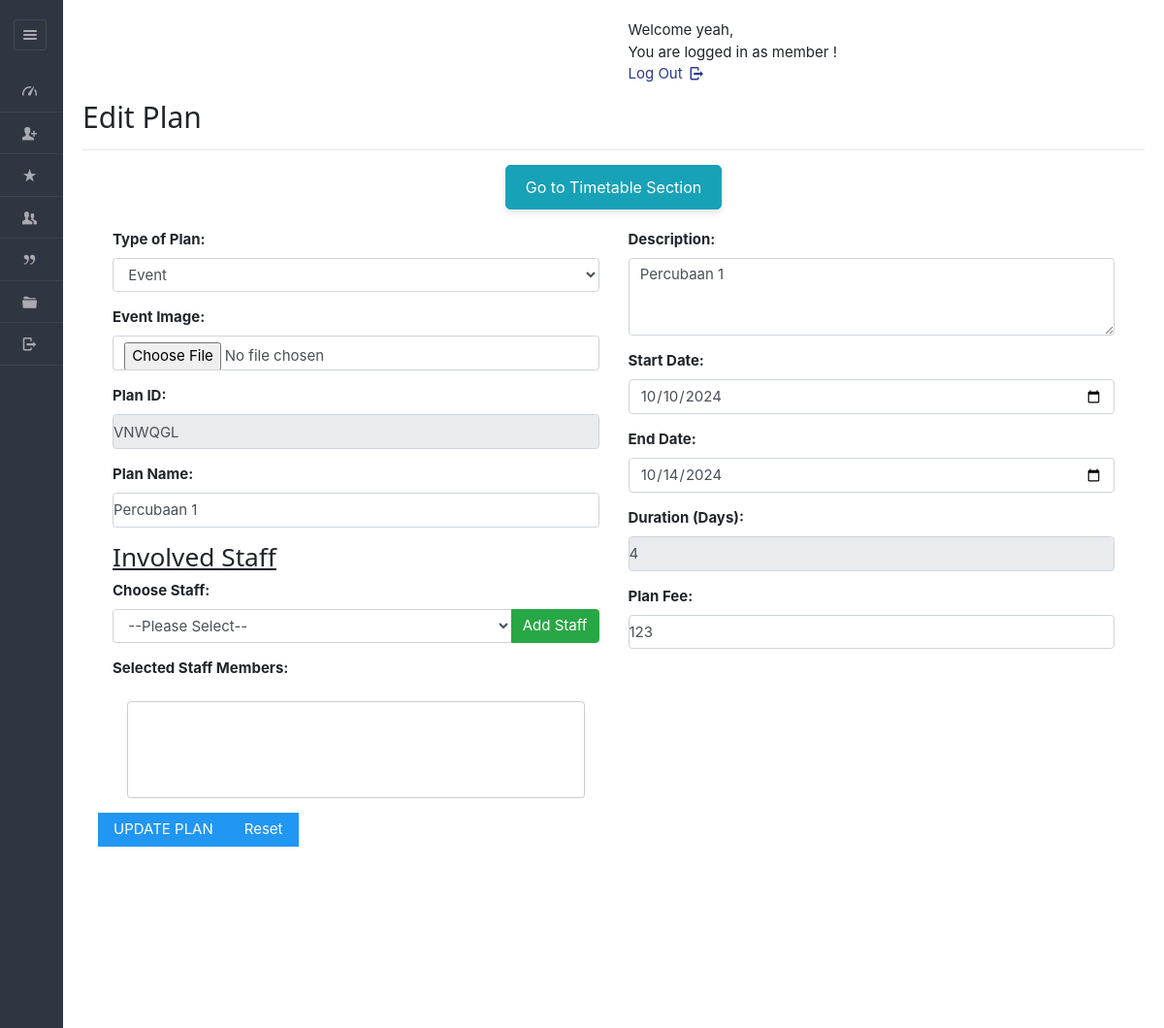
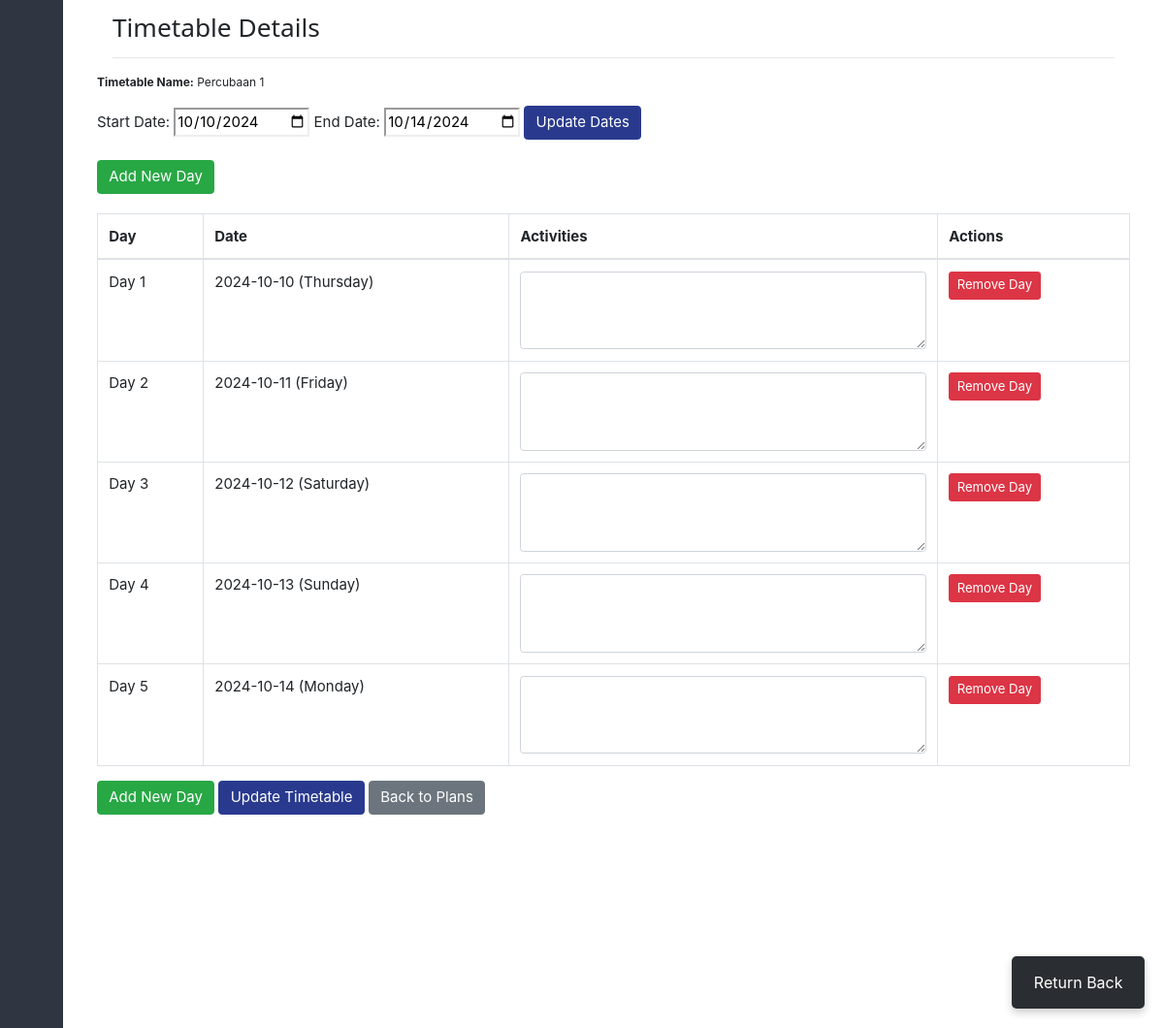
The page /dashboard/admin/timetable_detail.php?id=32727319&planid=VNWQGL (signed in) on the database its author committed (2 pictures, top to bottom).
### tables this page shows
CREATE TABLE IF NOT EXISTS `plan` (
  `planid` varchar(8) NOT NULL,
  `tid` varchar(45) DEFAULT NULL,
  `planName` varchar(20) NOT NULL,
  `description` varchar(200) NOT NULL,
  `planType` varchar(50) NOT NULL,
  `startDate` varchar(50) NOT NULL,
  `endDate` varchar(50) NOT NULL,
  `duration` int NOT NULL,
  `validity` varchar(20) NOT NULL DEFAULT 'Lifetime',
  `amount` int NOT NULL DEFAULT '0',
  `active` varchar(255) NOT NULL,
  PRIMARY KEY (`planid`),
  KEY `idx_plan_name` (`planName`),
  KEY `idx_plan_type` (`planType`),
  KEY `idx_description` (`description`),
  KEY `idx_active` (`active`)
);

CREATE TABLE IF NOT EXISTS `sports_timetable` (
  `tid` varchar(45) NOT NULL,
  `planid` varchar(50) DEFAULT NULL,
  `staffid` varchar(50) DEFAULT NULL,
  `tname` varchar(45) NOT NULL,
  `hasApproved` varchar(10) NOT NULL,
  PRIMARY KEY (`tid`)
);

CREATE TABLE IF NOT EXISTS `timetable_days` (
  `day_id` varchar(36) NOT NULL,
  `tid` varchar(36) DEFAULT NULL,
  `day_number` int DEFAULT NULL,
  `activities` text,
  PRIMARY KEY (`day_id`),
  KEY `timetable_id` (`tid`)
);

### dashboard/admin/timetable_detail.php (the view, shortened to what this page needs)
<?php
require '../../include/db_conn.php';
$id = $_GET['id'];
$datesSql = "SELECT p.planid, p.startDate, p.endDate
             FROM sports_timetable st
             JOIN plan p ON st.planid = p.planid
             WHERE st.tid = '$id'";
$datesResult = mysqli_query($con, $datesSql);
$dates = mysqli_fetch_assoc($datesResult);
if ($dates) {
    $startDate = new DateTime($dates['startDate']);
    $endDate = new DateTime($dates['endDate']);
    $sql = "SELECT t.tname, td.day_id, td.day_number, td.activities
            FROM sports_timetable t
            LEFT JOIN timetable_days td ON t.tid = td.tid
            WHERE t.tid = '$id'
            ORDER BY td.day_number";
    $result = mysqli_query($con, $sql);
    $timetableData = [];
    while ($row = mysqli_fetch_assoc($result)) {
        $timetableData[] = $row;
    }
    $dateArray = [];
    $currentDate = clone $startDate;
    while ($currentDate <= $endDate) {
        $dateArray[] = [
            'date' => $currentDate->format('Y-m-d'),
            'day' => $currentDate->format('l')
        ];
        $currentDate->modify('+1 day');
    }
}
?>
<!DOCTYPE html>
<html lang="en">
<head>
    <link rel="stylesheet" href="../../css/style.css" id="style-resource-5">
    <link rel="stylesheet" type="text/css" href="../../css/entypo.css">
    <link href="a1style.css" rel="stylesheet" type="text/css">
    <link rel="stylesheet" href="../../css/bootstrap.min.css">
    <link rel="stylesheet" href="../../css/dashboard/sidebar.css">
	<link rel="stylesheet" href="https://cdnjs.cloudflare.com/ajax/libs/font-awesome/5.15.4/css/all.min.css">
</head>
<body class="page-body page-fade" onload="collapseSidebar()">
    <div class="page-container sidebar-collapsed" id="navbarcollapse">
        <div class="sidebar-menu">
            <header class="logo-env">
                <div class="sidebar-collapse" onclick="collapseSidebar()">
                    <a href="#" class="sidebar-collapse-icon with-animation">
                        <i class="entypo-menu"></i>
                    </a>
                </div>
            </header>
            <?php include('nav.php'); ?>
        </div>
        <div class="main-content">
            <div class="row">
                <div class="col-md-6 col-sm-8 clearfix">
                </div>
                <div class="col-md-6 col-sm-4 clearfix hidden-xs">
                    <ul class="list-inline links-list pull-right">
                        <li>
                            <a href="logout.php">
                                Log Out <i class="entypo-logout right"></i>
                            </a>
                        </li>
                    </ul>
                </div>
            </div>
			            <h2>Edit Plan</h2>
<?php
$tid = mysqli_real_escape_string($con, $_GET['id']);
$sql = "SELECT p.*
        FROM plan p
        INNER JOIN sports_timetable st ON p.planid = st.planid
        WHERE st.tid = '$tid'";
$res = mysqli_query($con, $sql);
if ($res && mysqli_num_rows($res) > 0) {
    $row = mysqli_fetch_array($res, MYSQLI_ASSOC);
} else {
    echo "<p>Plan not found or invalid timetable ID.</p>";
    exit;
}
?>
            <hr/>
<button class="btn btn-info go-to-timetable-button" onclick="scrollToTimetable()">Go to Timetable Section</button>
<div class="container">
	<form id="form1" name="form1" method="post" class="a1-container" action="updateplan.php">
        <div class="row" style="margin-bottom:200px">
            <div class="col-md-6">
<div class="form-group">
    <label><b>Type of Plan:</b></label>
    <select name="plantype" id="plantype" class="form-control" required onchange="updateFeeLabel()">
        <option value="Event" <?php echo ($row['planType'] == 'Event') ? 'selected' : ''; ?>>Event</option>
    </select>
</div>
<div class="form-group">
    <label><b>Event Image:</b></label>
    <input type="file" name="image" class="form-control" accept="image/*" onchange="previewImage(event)">
</div>
                <div class="form-group">
                    <label><b>Plan ID:</b></label>
                    <input type="text" name="planid" id="planID" class="form-control" readonly
                        value="<?php echo $row['planid']; ?>">
                </div>
                <div class="form-group">
                    <label><b>Plan Name:</b></label>
                    <input type="text" name="planname" id="planName" class="form-control"
                        placeholder="Enter plan name" value='<?php echo $row['planName']; ?>'>
                </div>
				        <h3><u>Involved Staff</u></h3>
    <div class="form-group">
        <label><b>Choose Staff:</b></label>
        <div class="input-group">
            <select name="staff_select" id="boxx1" class="form-control" onchange="mystaffdetail(this.value)">
                <option value="">--Please Select--</option>
            </select>
            <div class="input-group-append">
                <button type="button" class="btn btn-success" onclick="addStaffMember()">Add Staff</button>
            </div>
        </div>
	</div>
    <div class="form-group">
        <label><b>Selected Staff Members:</b></label>
    <div id="selectedStaffContainer" style="border: 1px solid #ccc; border-radius: 0.25rem; padding: 1rem !important; margin: 1rem !important; min-height: 100px;">
        </div>
    </div>
            </div>
            <div class="col-md-6">
<div class="form-group">
    <label><b>Description:</b></label>
    <textarea name="desc" id="planDesc" class="form-control" placeholder="Enter plan description" rows="3"><?php echo $row['description']; ?></textarea>
</div>
                <div class="form-group">
                    <label><b>Start Date:</b></label>
                    <input type="date" name="startDate" id="startDate" class="form-control"
                        onchange="calculateDuration()" value='<?php echo $row['startDate']; ?>'>
                </div>
                <div class="form-group">
                    <label><b>End Date:</b></label>
                    <input type="date" name="endDate" id="endDate" class="form-control"
                        onchange="calculateDuration()" value='<?php echo $row['endDate']; ?>'>
                </div>
                <div class="form-group">
                    <label><b>Duration (Days):</b></label>
                    <input type="number" name="duration" id="duration" class="form-control" value='<?php echo $row['duration']; ?>' readonly>
                </div>
                <div class="form-group">
                    <label id="feeLabel"><b>Plan Fee:</b></label>
                    <input type="text" name="amount" id="planAmnt" class="form-control"
                        placeholder="Enter plan amount" value='<?php echo $row['amount']; ?>'>
                </div>
            </div>
			                <input class="a1-btn a1-blue" type="submit" name="submit" id="submit" value="UPDATE PLAN">
                <input class="a1-btn a1-blue" type="reset" name="reset" id="reset" value="Reset">
        </div>
        <h3 id="timetable-details" class="mt-4">Timetable Details</h3>
        <hr/>
    </form>
</div>
        <div class="container" style="margin-bottom: 200px;">
            <?php if ($dates): ?>
                <p><strong>Timetable Name:</strong> <?= htmlspecialchars($timetableData[0]['tname'] ?? 'N/A') ?></p>
<form method="POST" style="margin-bottom: 20px;">
    <label>Start Date:</label>
    <input type="date" name="startDate" value="<?= $startDate->format('Y-m-d') ?>" required>
    <label>End Date:</label>
    <input type="date" name="endDate" value="<?= $endDate->format('Y-m-d') ?>" required>
    <button type="submit" name="update_dates" class="btn btn-primary">Update Dates</button>
</form>
                <form method="POST" style="margin-bottom: 20px;">
                    <button type="submit" name="add_day" class="btn btn-success">
                        Add New Day
                    </button>
                </form>
                <form method="POST" action="">
                    <table class="table table-bordered">
                        <thead>
                            <tr>
                                <th>Day</th>
                                <th>Date</th>
                                <th>Activities</th>
                                <th>Actions</th>
                            </tr>
                        </thead>
                        <tbody>
                            <?php foreach ($dateArray as $index => $date): ?>
                                <tr>
                                    <td>Day <?= $index + 1 ?></td>
                                    <td><?= $date['date'] ?> (<?= $date['day'] ?>)</td>
                                    <td>
                                        <?php
                                        $dayData = array_filter($timetableData, function($item) use ($index) {
                                            return ($item['day_number'] ?? 0) == ($index + 1);
                                        });
                                        $dayData = reset($dayData);
                                        ?>
                                        <textarea name="activities[<?= $dayData['day_id'] ?? '' ?>]"
                                                  class="form-control"
                                                  rows="3"><?= htmlspecialchars($dayData['activities'] ?? '') ?></textarea>
                                    </td>
                                    <td>
                                        <?php if (!empty($dayData['day_id'])): ?>
                                            <form method="POST" style="display: inline;">
                                                <button type="submit" name="remove_day" class="btn btn-danger btn-sm"
                                                        onclick="return confirm('Are you sure you want to remove this day? This will update the plan end date.')">
                                                    Remove Day
                                                </button>
                                            </form>
                                        <?php endif; ?>
                                    </td>
                                </tr>
                            <?php endforeach; ?>
                        </tbody>
                    </table>
					<button type="submit" name="add_day" class="btn btn-success">Add New Day</button>
                    <button type="submit" name="update_activities" class="btn btn-primary">Update Timetable</button>
                    <a href="view_plan.php" class="btn btn-secondary">Back to Plans</a>
                </form>
            <?php endif; ?>
        </div>
    </div>
    <a class="btn-sm px-4 py-3 d-flex home-button return" style="background-color:#2a2e32" href="view_plan.php">
        Return Back
    </a>
</body>
</html>

### css/entypo.css (style rules this page uses)
[class^="entypo-"]:before, [class*=" entypo-"]:before { font-family: "entypo"; font-style: normal; font-weight: normal; speak: none; display: inline-block; text-decoration: inherit; width: 1em; margin-right: .2em; text-align: center; font-variant: normal; text-transform: none; line-height: 1em; margin-left: .2em; }
.entypo-menu:before { content: '\e811'; }
.entypo-logout:before { content: '\e85d'; }

### dashboard/admin/a1style.css (style rules this page uses)
*,*:before,*:after { box-sizing:inherit }
html { -ms-text-size-adjust:100%;-webkit-text-size-adjust:100% }
body { margin:0 }
article,aside,details,figcaption,figure,footer,header,main,menu,nav,section,summary { display:block }
a { background-color:transparent;-webkit-text-decoration-skip:objects }
hr { box-sizing:content-box;height:0;overflow:visible }
button,input,select,textarea { font:inherit;margin:0 }
button,input { overflow:visible }
button,select { text-transform:none }
button,html [type=button],[type=reset],[type=submit] { -webkit-appearance:button }
textarea { overflow:auto }
html,body { font-family:Verdana,sans-serif;font-size:15px;line-height:1.5 }
html { overflow-x:hidden }
h1,h2,h3,h4,h5,h6,.a1-slim,.a1-wide { font-family:"Segoe UI",Arial,sans-serif }
h2 { font-size:30px }
h3 { font-size:24px }
h1,h2,h3,h4,h5,h6 { font-weight:400;margin:10px 0 }
hr { border:0;border-top:1px solid #eee;margin:20px 0 }
a { color:inherit }
.a1-btn,.a1-btn-block,.a1-button { border:none;display:inline-block;outline:0;padding:6px 16px;vertical-align:middle;overflow:hidden;text-decoration:none!important;color:#fff;background-color:#000;text-align:center;cursor:pointer;white-space:nowrap }
.a1-btn,.a1-btn-floating,.a1-btn-floating-large,.a1-closenav,.a1-opennav,.a1-btn-block,.a1-button { -webkit-touch-callout:none;-webkit-user-select:none;-khtml-user-select:none;-moz-user-select:none;-ms-user-select:none;user-select:none }
.a1-btn,.a1-btn-floating,.a1-dropnav a,.a1-btn-floating-large,.a1-btn-block, .a1-navbar a,.a1-navblock a,.a1-sidenav a,.a1-pagination li a,.a1-hoverable tbody tr,.a1-hoverable li, .a1-accordion-content a,.a1-dropdown-content a,.a1-dropdown-click:hover,.a1-dropdown-hover:hover,.a1-opennav,.a1-closenav,.a1-closebtn,*[class*="a1-hover-"] { -webkit-transition:background-color .25s,color .15s,box-shadow .25s,opacity 0.25s,filter 0.25s,border 0.15s;transition:background-color .25s,color .15s,box-shadow .15s,opacity .25s,filter .25s,border .15s }
.a1-container:after,.a1-container:before,.a1-panel:after,.a1-panel:before,.a1-row:after,.a1-row:before,.a1-row-padding:after,.a1-row-padding:before,.a1-cell-row:before,.a1-cell-row:after, .a1-topnav:after,.a1-topnav:before,.a1-clear:after,.a1-clear:before,.a1-btn-group:before,.a1-btn-group:after,.a1-btn-bar:before,.a1-btn-bar:after,.a1-bar:before,.a1-bar:after { content:"";display:table;clear:both }
.a1-container { padding:0.01em 16px }
.a1-blue,.a1-hover-blue:hover { color:#fff!important;background-color:#2196F3!important }

### css/dashboard/sidebar.css (style rules this page uses)
.page-container { display: flex; min-height: 100vh; }
.sidebar-menu { width: 250px; background-color: #2b303a; color: #ffffff; }
.main-content { flex-grow: 1; padding: 20px; }

### dashboard/admin/timetable_detail.php (style rules this page uses)
.home-button { position: fixed; bottom: 20px; right: 20px; background-color: #007bff; color: white; padding: 20px 25px; border-radius: 5px; text-decoration: none; font-size: 16px; box-shadow: 0 4px 8px rgba(0, 0, 0, 0.2); transition: background-color 0.3s; }
.go-to-timetable-button { display: block; margin: 10px auto 20px; padding: 10px 20px; font-size: 16px; }
.go-to-timetable-button { padding: 10px 20px; border-radius: 5px; box-shadow: 0px 4px 6px rgba(0, 0, 0, 0.1); transition: background-color 0.3s ease; }

### rows shown on the page
plan: plantype "Event", planid "VNWQGL", planname "Percubaan 1", desc "Percubaan 1", startDate "10/10/2024", endDate "10/14/2024", duration "4", amount "123"
sports_timetable: tname "Percubaan 1"
timetable_days: date "2024-10-10", day "Thursday"
timetable_days: date "2024-10-11", day "Friday"
timetable_days: date "2024-10-12", day "Saturday"
timetable_days: date "2024-10-13", day "Sunday"
timetable_days: date "2024-10-14", day "Monday"
